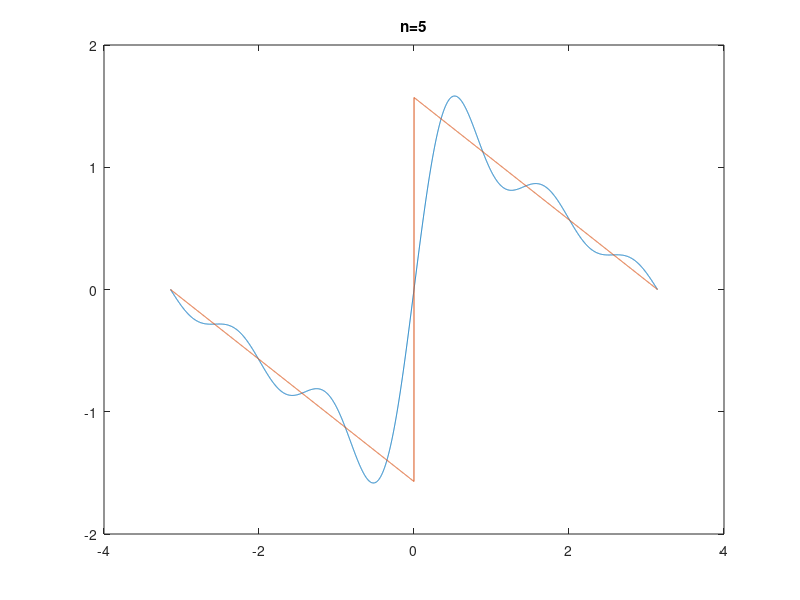

Write the MATLAB code that produced this figure.
t=-pi:0.001:pi;
y=-pi/2*sawtooth(t);
n=5;
f = zeros(size(t));
for n0=1:n
f=f+(sin(n0*t))/n0;
end
plot(t,f);
hold on;
plot(t,y);
title(['n=', num2str(n)]);